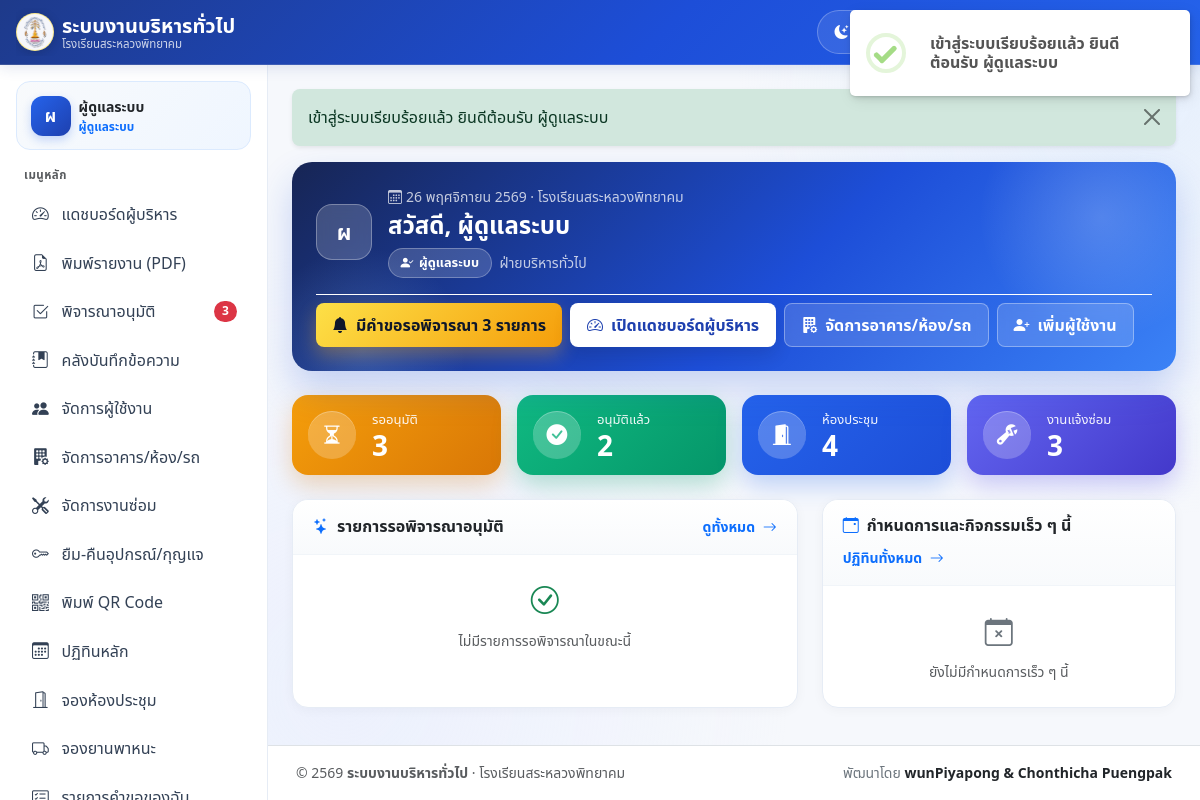
/index.php (signed in), run on the app's committed database.
### tables this page shows
CREATE TABLE users (
    id INT UNSIGNED AUTO_INCREMENT PRIMARY KEY,
    user_type ENUM('internal', 'external') NOT NULL DEFAULT 'internal',
    role ENUM('user', 'external_user', 'head', 'vice_director', 'director', 'staff', 'admin') NOT NULL DEFAULT 'user',
    username VARCHAR(100) NOT NULL,
    staff_id VARCHAR(50) NULL,
    password_hash VARCHAR(255) NOT NULL,
    full_name VARCHAR(150) NOT NULL,
    position_title VARCHAR(150) NULL,
    department VARCHAR(150) NULL,
    organization VARCHAR(200) NULL,
    phone VARCHAR(30) NULL,
    email VARCHAR(150) NOT NULL,
    line_user_id VARCHAR(100) NULL,
    is_active TINYINT(1) NOT NULL DEFAULT 1,
    created_at DATETIME NOT NULL DEFAULT CURRENT_TIMESTAMP,
    updated_at DATETIME NOT NULL DEFAULT CURRENT_TIMESTAMP ON UPDATE CURRENT_TIMESTAMP,
    UNIQUE KEY uq_users_username (username),
    UNIQUE KEY uq_users_staff_id (staff_id),
    UNIQUE KEY uq_users_email (email),
    KEY idx_users_role_active (role, is_active),
    KEY idx_users_type (user_type)
);

### index.php (the view, shortened to what the rows shown need)
<?php
require_once __DIR__ . '/includes/auth.php';
$user = current_user();
$activeNav = 'index';
$role = (string)($user['role'] ?? ROLE_USER);
$roleLabel = ROLE_LABELS[$role] ?? $role;
$todayThai = thai_date(date('Y-m-d'));
$userOrgOrDept = (string)($user['department'] ?: ($user['organization'] ?: ''));
$viewMode = match (true) {
    in_array($role, [ROLE_DIRECTOR, ROLE_VICE_DIRECTOR, ROLE_ADMIN], true) => 'executive',
    $role === ROLE_HEAD  => 'approver_head',
    $role === ROLE_STAFF => 'operational_staff',
    default              => 'requester',
};
$priorityItems = [];
$priorityTitle = match ($viewMode) {
    'executive', 'approver_head' => 'รายการรอพิจารณาอนุมัติ',
    'operational_staff'          => 'งานเร่งด่วนที่ต้องจัดการ',
    default                      => 'คำขอของฉันล่าสุด',
};
$priorityEmptyText = match ($viewMode) {
    'executive', 'approver_head' => 'ไม่มีรายการรอพิจารณาในขณะนี้',
    'operational_staff'          => 'ไม่มีงานค้างที่ต้องดำเนินการในขณะนี้',
    default                      => 'ยังไม่มีรายการคำขอจอง',
};
$welcomeInitial = mb_substr((string)$user['full_name'], 0, 1, 'UTF-8') ?: 'U';
require __DIR__ . '/includes/layout_header.php';
?>
<div class="home-hero p-3 p-md-4 mb-4">
    <div class="home-hero-inner d-flex flex-column gap-3">
        <div class="d-flex align-items-center gap-3 min-w-0">
            <div class="home-hero-avatar d-none d-sm-inline-flex"><?= e($welcomeInitial) ?></div>
            <div class="min-w-0 flex-grow-1">
                <div class="small text-white text-opacity-75 mb-1">
                    <i class="bi bi-calendar3 me-1"></i><?= e($todayThai) ?> · <?= e($appOrgName) ?>
                </div>
                <h1 class="h4 fw-bold text-white mb-2" data-testid="portal-heading">
                    สวัสดี, <?= e($user['full_name']) ?>
                </h1>
                <div class="d-flex flex-wrap align-items-center gap-2">
                    <span class="home-hero-role-pill">
                        <i class="bi bi-person-check-fill"></i>
                        <?= e($roleLabel) ?>
                    </span>
                    <?php if ($userOrgOrDept !== ''): ?>
                        <span class="small text-white text-opacity-75"><?= e($userOrgOrDept) ?></span>
                    <?php endif; ?>
                </div>
            </div>
        </div>
    </div>
</div>
<div class="row g-3 g-lg-4">
    <div class="col-12 col-lg-7">
        <div class="spotlight-card h-100" data-testid="role-spotlight">
            <div class="spotlight-header">
                <h2 class="h6 fw-bold mb-0 text-dark d-flex align-items-center gap-2">
                    <i class="bi bi-stars text-primary"></i>
                    <span><?= e($priorityTitle) ?></span>
                </h2>
            </div>
            <?php if (empty($priorityItems)): ?>
                <div class="p-4 text-center text-muted">
                    <i class="bi bi-check-circle text-success fs-3 d-block mb-2"></i>
                    <div class="small"><?= e($priorityEmptyText) ?></div>
                </div>
            <?php endif; ?>
        </div>
    </div>
    <div class="col-12 col-lg-5">
        <div class="spotlight-card h-100" data-testid="home-upcoming-schedule">
            <div class="spotlight-header">
                <h2 class="h6 fw-bold mb-0 text-dark d-flex align-items-center gap-2">
                    <i class="bi bi-calendar-event text-primary"></i>
                    <span>กำหนดการและกิจกรรมเร็ว ๆ นี้</span>
                </h2>
            </div>
        </div>
    </div>
</div>
<?php require __DIR__ . '/includes/layout_footer.php'; ?>

### includes/layout_header.php (shortened to what the rows shown need)
<?php
$user = function_exists('current_user') ? current_user() : null;
$appOrgName = defined('APP_ORG_NAME') ? APP_ORG_NAME : 'โรงเรียนสระหลวงพิทยาคม';
$currentScript = basename((string)($_SERVER['PHP_SELF'] ?? ''), '.php');
$activeKey = $activeNav ?? $currentScript;
$showSidebar = ($user !== null) && empty($hideSidebar);
$menuItems = ($showSidebar && function_exists('nav_items')) ? nav_items($user) : [];
$roleLabels = defined('ROLE_LABELS') ? ROLE_LABELS : [
    'user'          => 'บุคลากรภายใน',
    'external_user' => 'บุคคลภายนอก',
    'head'          => 'หัวหน้างาน',
    'vice_director' => 'รองผู้อำนวยการ',
    'director'      => 'ผู้อำนวยการ',
    'staff'         => 'เจ้าหน้าที่บริหาร/ช่าง',
    'admin'         => 'ผู้ดูแลระบบ',
];
$roleCode = (string)($user['role'] ?? '');
$roleDisplay = $roleLabels[$roleCode] ?? $roleCode;
$isSidebarScrollable = ($roleCode === 'admin') || (count($menuItems) > 9);
$userDisplayName = (string)($user['full_name'] ?? $user['username'] ?? '');
$userInitial = $userDisplayName !== '' ? mb_substr($userDisplayName, 0, 1, 'UTF-8') : 'U';
?>
<!DOCTYPE html>
<html lang="th">
<head>
    <link rel="stylesheet" href="<?= e(app_url('/assets/vendor/bootstrap/bootstrap.min.css')) ?>">
    <link rel="stylesheet" href="<?= e(app_url('/assets/vendor/bootstrap/bootstrap-icons.min.css')) ?>">
    <link rel="stylesheet" href="<?= e(app_url('/assets/css/app.css')) ?>">
</head>
<body class="d-flex flex-column min-vh-100<?= $showSidebar ? ' has-sidebar' : '' ?><?= !empty($bodyClass) ? ' ' . e($bodyClass) : '' ?>">
<div class="app-shell flex-grow-1<?= $showSidebar ? ' d-lg-flex' : '' ?>">
    <?php if ($showSidebar): ?>
        <aside class="offcanvas-lg offcanvas-start app-sidebar no-print <?= $isSidebarScrollable ? 'is-scrollable' : 'is-locked' ?>"
               tabindex="-1"
               id="appSidebar"
               aria-labelledby="appSidebarLabel"
               data-testid="sidebar-nav">
            <div class="offcanvas-body flex-column p-3">
                <div class="sidebar-user-card d-none d-lg-flex align-items-center gap-2 mb-3">
                    <span class="sidebar-user-avatar"><?= e($userInitial) ?></span>
                    <div class="min-w-0">
                        <div class="fw-bold text-dark text-truncate small"><?= e($userDisplayName) ?></div>
                        <div class="text-primary fw-semibold" style="font-size: 0.74rem;"><?= e($roleDisplay) ?></div>
                    </div>
                </div>
                <div class="text-uppercase text-muted fw-semibold px-2 mb-2 d-none d-lg-block" style="font-size: 0.72rem; letter-spacing: 0.04em;">เมนูหลัก</div>
                <nav class="nav nav-pills flex-column gap-1 w-100" aria-label="เมนูหลัก">
                    <?php foreach ($menuItems as $item):
                        $href = (string)($item['href'] ?? '#');
                        $itemKey = (string)($item['key'] ?? basename($href, '.php'));
                        $isActive = ($activeKey === $itemKey) || ($currentScript === basename($href, '.php'));
                        $testId = (string)($item['testid'] ?? ('nav-' . str_replace('_', '-', $itemKey)));
                    ?>
                        <a href="<?= e($href) ?>"
                           class="nav-link app-nav-link<?= $isActive ? ' active' : '' ?>"
                           <?= $isActive ? 'aria-current="page"' : '' ?>
                           data-testid="<?= e($testId) ?>">
                            <?php if (!empty($item['icon'])): ?>
                                <i class="bi <?= e((string)$item['icon']) ?>"></i>
                            <?php endif; ?>
                            <span class="flex-grow-1"><?= e((string)($item['label'] ?? $itemKey)) ?></span>
                            <?php if (!empty($item['badge'])): ?>
                                <span class="badge rounded-pill <?= $isActive ? 'text-bg-light text-primary' : 'text-bg-danger' ?>">
                                    <?= e((string)$item['badge']) ?>
                                </span>
                            <?php endif; ?>
                        </a>
                    <?php endforeach; ?>
                </nav>
            </div>
        </aside>
    <?php endif; ?>
    <main class="flex-grow-1 min-w-0 p-3 p-md-4 app-main" data-testid="main-content">

### data on the page
users: full_name "ผ", full_name "ผู้ดูแลระบบ", role "ผู้ดูแลระบบ", department "ฝ่ายบริหารทั่วไป", role "รายการรอพิจารณาอนุมัติ", role "ไม่มีรายการรอพิจารณาในขณะนี้"

### other printed values
$appName "ระบบงานบริหารทั่วไป"
$appOrgName "โรงเรียนสระหลวงพิทยาคม"
$item['label'] "แดชบอร์ดผู้บริหาร"
$item['label'] "พิมพ์รายงาน (PDF)"
$item['label'] "พิจารณาอนุมัติ"
$item['badge'] "3"
$item['label'] "คลังบันทึกข้อความ"
$item['label'] "จัดการผู้ใช้งาน"
$item['label'] "จัดการอาคาร/ห้อง/รถ"
$item['label'] "จัดการงานซ่อม"
$item['label'] "ยืม-คืนอุปกรณ์/กุญแจ"
$item['label'] "พิมพ์ QR Code"
$item['label'] "ปฏิทินหลัก"
$item['label'] "จองห้องประชุม"
$item['label'] "จองยานพาหนะ"
